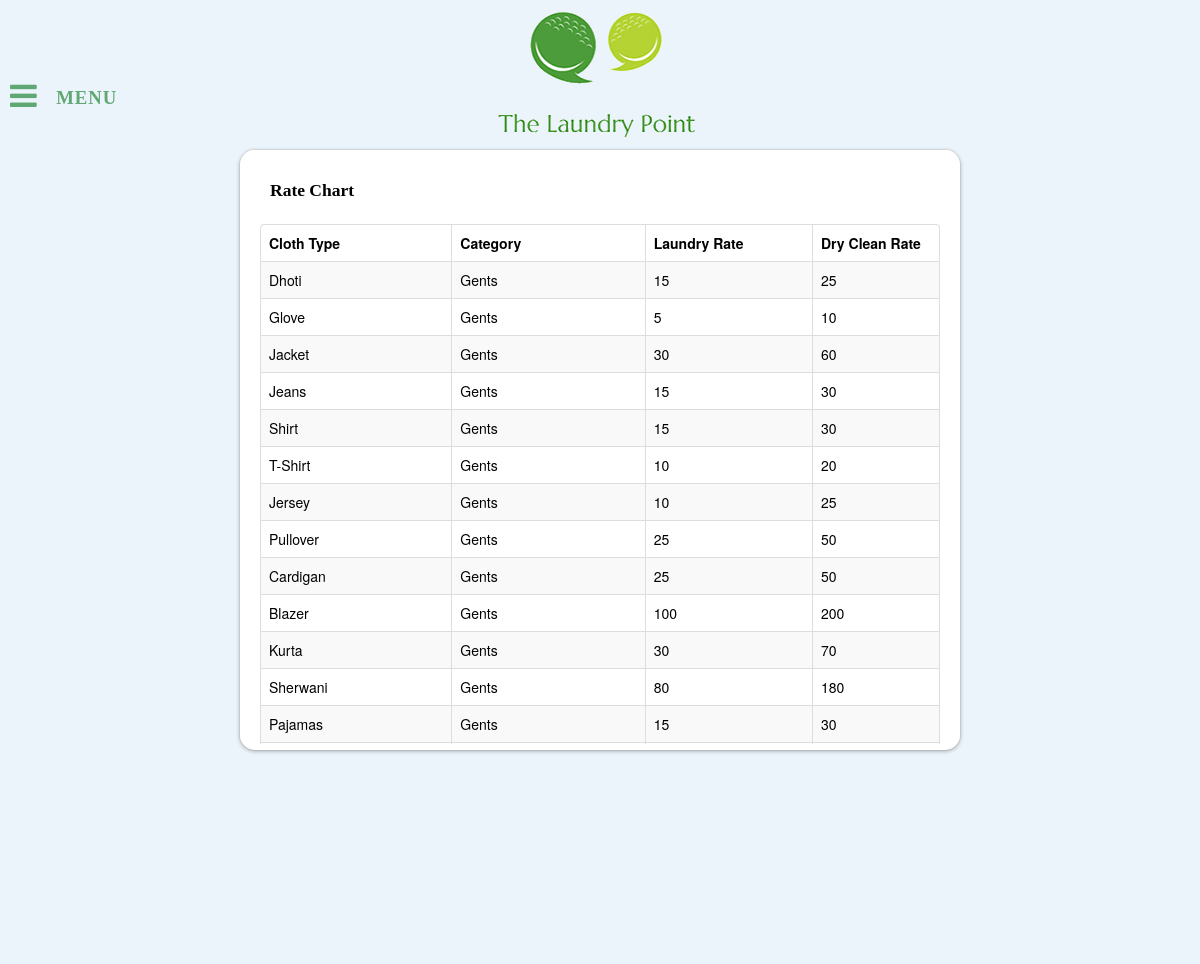
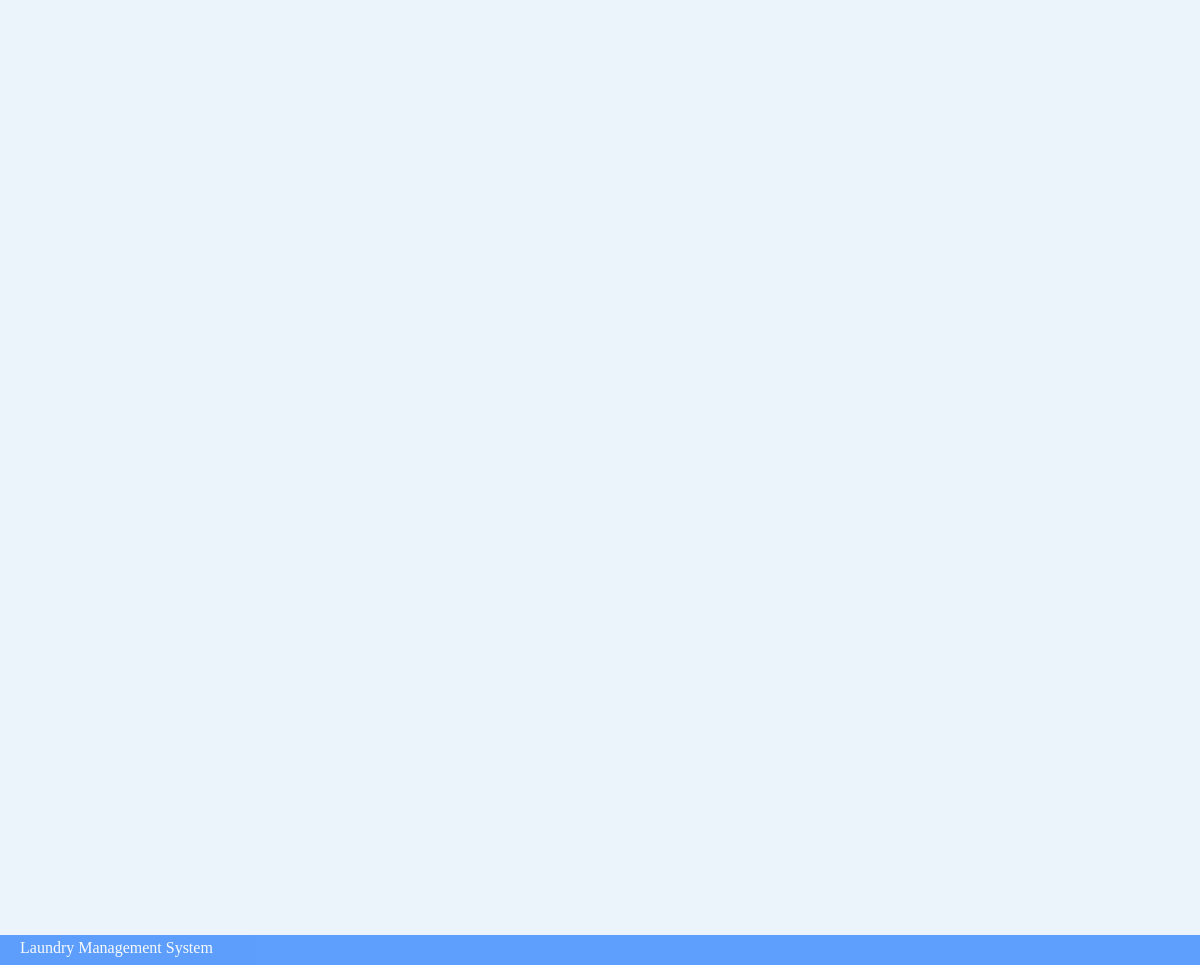
Screenshot of /src/employee/ratechart.php (signed in) with the database file from the repository (2 pictures, top to bottom).
### tables this page shows
CREATE TABLE IF NOT EXISTS `clothes` (
  `id` int(11) NOT NULL AUTO_INCREMENT,
  `category_id` int(11) NOT NULL,
  `name` varchar(20) NOT NULL,
  `laundry_rate` double NOT NULL,
  `dryclean_rate` double NOT NULL,
  PRIMARY KEY (`id`),
  UNIQUE KEY `id_UNIQUE` (`id`),
  UNIQUE KEY `name_UNIQUE` (`name`)
);

### src/employee/ratechart.php (the view, shortened to what this page needs)
<!DOCTYPE html>
<?php
$query=mysql_query("SELECT * FROM clothes");
?>
<html lang="en">
    <head>
        <link rel="stylesheet" type="text/css" href="css/index.css" />
        <link rel="stylesheet" type="text/css" href="css/font-awesome.min.css" />
        <link rel="stylesheet" type="text/css" href="css/bootstrap.css">
    </head>
    <body>
    	<div id="header">
        </div>
        <div class="container">
            <div class="content">
               <nav class="dr-menu">
						<div class="dr-trigger"><span id="dr-icon" class="fa fa-bars"></span><a class="dr-label">Menu</a></div>
					</nav>
            </div>
        <div id="block">
               <h4>Rate Chart</h4>
               <div id="insideblock">
			<table class="table table-striped table-bordered table-hover">
                <col width="50">
                <col width="30">
                <col width="30">
                <col width="30">
				<thead>
					<tr>
						<th>Cloth Type</th>
						<th>Category</th>
						<th>Laundry Rate</th>
						<th>Dry Clean Rate</th>
					</tr>
				</thead>
				<tbody>
                <?php
                      while ($row = mysql_fetch_array($query)) {
						  echo "<tr>";
						  echo "<td>$row[2]</td>";
						  if($row[1]=="1")
						      echo "<td>Gents</td>";
						  elseif($row[1]=="2")
						      echo "<td>Ladies</td>";
						  else
						      echo "<td>Household</td>";
						  echo "<td>$row[3]</td>";
						  echo "<td>$row[4]</td>";
						  echo "</tr>";
                      }
                ?>
				</tbody>
			</table>
        </div>
        </div>
        </div>
        <div id="footer"> <p id="leftContent">Laundry Management System</p>
        </div>
    </body>
</html>

### src/employee/css/index.css (style rules this page uses)
body { background-color:#EBF4FA; height:100%; margin: 0px; }
#header { background:url('../images/logo.png'); background-repeat:no-repeat; margin-top:0; margin-right:auto; margin-bottom:0; margin-left:auto; width:220px; height:140px; }
#insideblock { overflow:scroll; min-height:340px; margin: 20px; }
h4 { margin-left: 30px; margin-top: 30px; }
.content { position:absolute; margin-top:-110px; float:left; }
#block { float:right !important; width:60%; background-color:white !important; border-radius:15px; -webkit-box-shadow: 0 1px 4px rgba(0,0,0,.33),0 0 0 1px rgba(46,45,47,.05),inset 0 1px 0 #fff,inset 0 0 0 1px rgba(255,255,255,.5); box-shadow: 0 1px 4px rgba(0,0,0,.33), 0 0 0 1px rgba(46,45,47,.05),inset 0 1px 0 #fff,inset 0 0 0 1px rgba(255,255,255,.5); margin-left:20%; margin-right:20%; margin-top:10px; }
#footer { background-color:#06F; opacity:0.6; clear: both; z-index: 10; height: 30px; margin-top:20px; width:100%; position:absolute; left:0; bottom:0; }
#leftContent { color:#FFF; margin-top:4px; margin-left:20px; }
.dr-menu { width: 100%; max-width: 250px; min-width: 200px; position: relative; font-size: 1.3em; line-height: 2.5; font-weight: 400; color: #fff; padding-top: 2em; }
.dr-menu > div { cursor: pointer; position: absolute; width: 100%; z-index: 100; }
.dr-menu > div #dr-icon { top: 0; left: 0; position: absolute; font-size: 150%; color: #60a773; line-height: 1.6; padding: 0 10px; -webkit-transition: all 0.2s ease; -moz-transition: all 0.2s ease; transition: all 0.2s ease; }
.dr-menu > div #dr-icon:after { content:"\f060"; position: absolute; font-size: 46%; line-height: 3.25; left: -18%; opacity: 0; }
.dr-menu > div .dr-label { padding-left: 3em; position: relative; display: block; color: #60a773; font-size: 0.9em; font-weight: 700; letter-spacing: 1px; text-transform: uppercase; line-height: 2.75; -webkit-transition: all 0.2s ease; -moz-transition: all 0.2s ease; transition: all 0.2s ease; }
#dr-icon:before, #dr-icon:after { position: relative; font-family: 'FontAwesome'; speak: none; font-style: normal; font-weight: normal; font-variant: normal; text-transform: none; -webkit-font-smoothing: antialiased; }
a { text-decoration: none; }

### rows the page displays
clothes: name "Dhoti", category_id "Gents", laundry_rate "15", dryclean_rate "25"
clothes: name "Glove", category_id "Gents", laundry_rate "5", dryclean_rate "10"
clothes: name "Jacket", category_id "Gents", laundry_rate "30", dryclean_rate "60"
clothes: name "Jeans", category_id "Gents", laundry_rate "15", dryclean_rate "30"
clothes: name "Shirt", category_id "Gents", laundry_rate "15", dryclean_rate "30"
clothes: name "T-Shirt", category_id "Gents", laundry_rate "10", dryclean_rate "20"
clothes: name "Jersey", category_id "Gents", laundry_rate "10", dryclean_rate "25"
clothes: name "Pullover", category_id "Gents", laundry_rate "25", dryclean_rate "50"
clothes: name "Cardigan", category_id "Gents", laundry_rate "25", dryclean_rate "50"
clothes: name "Blazer", category_id "Gents", laundry_rate "100", dryclean_rate "200"
clothes: name "Kurta", category_id "Gents", laundry_rate "30", dryclean_rate "70"
clothes: name "Sherwani", category_id "Gents", laundry_rate "80", dryclean_rate "180"
clothes: name "Pajamas", category_id "Gents", laundry_rate "15", dryclean_rate "30"
